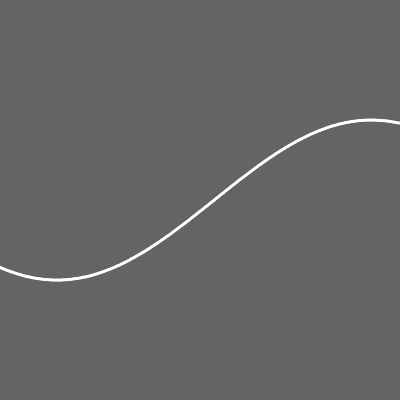
Frame 1 (no input)
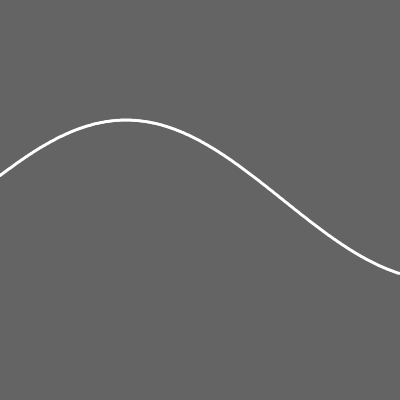
Frame 60 (no input)
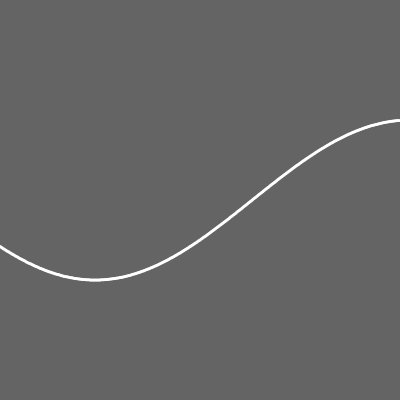
Frame 120 (the mouse pressed at the canvas centre since frame 60)

The p5.js sketch that drew these frames (run headless with seeded random() and noise() and a simulated clock; from frame 60 on, the mouse is pressed at the canvas centre):

// p5.js sketch
// ── sketch.js
let numOfCircles = 16;
let circleX = [];

function setup() {
  createCanvas(400, 400);
  background(100);

  for (let i = 0; i < numOfCircles; i++) {
    circleX[i] = 0 - i * 25;
  }
}

function draw() {
  background(100);

  for (let x = 0; x < width; x++) {
    // sinWave(x)
    let freq = x * 0.01 + frameCount ; //
    let amp = 80;
    let sinValue = sin(freq) * amp;

    let y1 = height / 2 + sinValue;
    let y2 = height / 2 - sinValue;

    noStroke();
    circle(x, y1, 3);
    // circle(x, y2, 3);
  }
  
//   for (let i = 0; i < circleX.length; i++) {
    
    
//     // move
//     circleX[i] += 1;
    
//     // sinWave(circleX[i])
    
//     // get the sine value
//     let freq = circleX[i] * 0.01 + frameCount * 0.05; //
//     let amp = 60;
//     let sinValue = sin(freq) * amp;
    
//     let y1 = height / 2 + sinValue;
//     let y2 = height / 2 - sinValue;
    
//     // display
//     noStroke();
//     circle(circleX[i], y1, 15);
//     circle(circleX[i], y2, 15);
//     stroke(255);
//     line(circleX[i], y1, circleX[i], y2);
    
    
//     // reappear
//     if (circleX[i] > width) {
//       circleX[i] = 0;
//     }
//   }
}

function sinWave(t){
  let freq = t * 0.01 + frameCount * 0.05; //
    let amp = 60;
    let sinValue = sin(freq) * amp;

    let y1 = height / 2 + sinValue;
    let y2 = height / 2 - sinValue;
  
}
